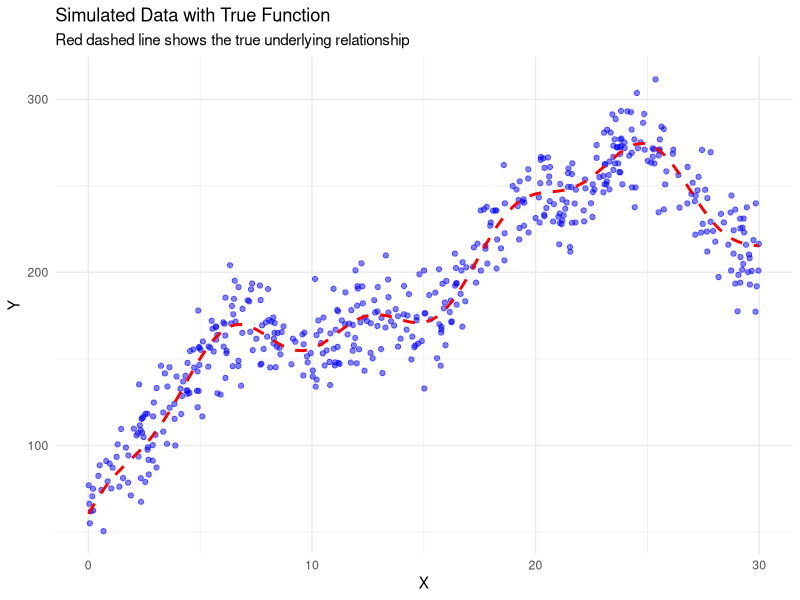
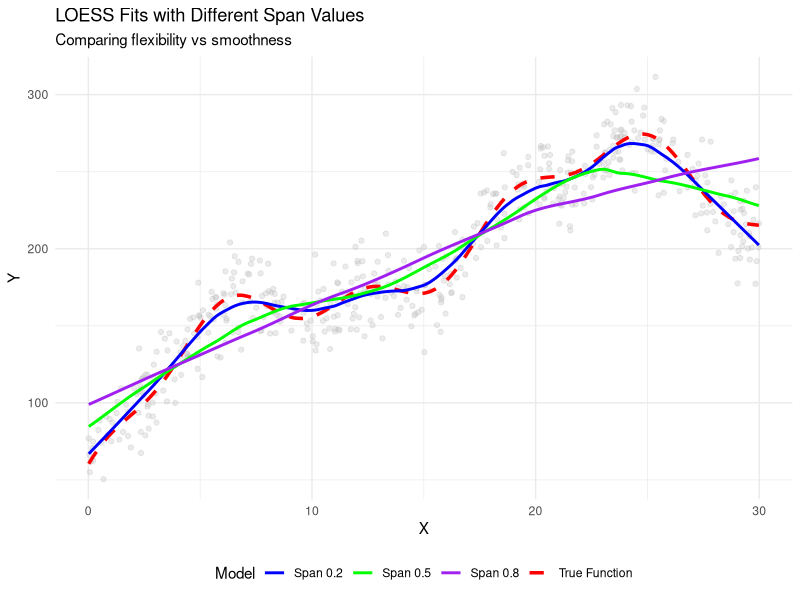
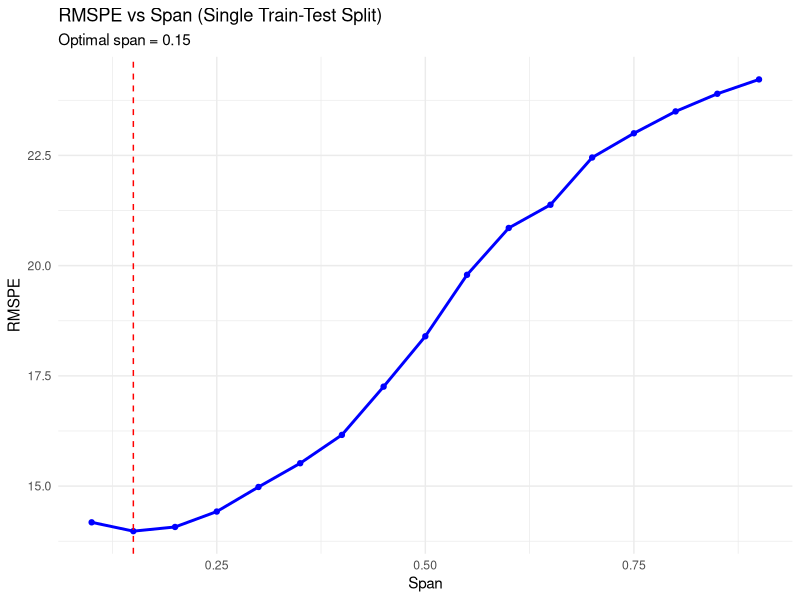

R code for these plots, in order:
## ---- chunk 1
# Load required libraries
library(tidyverse)
library(knitr)
library(kableExtra)
## ---- chunk 2
# Generate simulated data
set.seed(5560)
n <- 500
x <- sort(runif(n, min = 0, max = 30))
f_true <- 50 + 15*x - 0.3*x^2 + 30*sin(x/3) + 10*cos(x)
y <- f_true + rnorm(n, mean = 0, sd = 15)
data <- data.frame(y = y, x = x, f_true = f_true)
## ---- chunk 3
# YOUR CODE HERE: Create scatter plot with true function
ggplot(data, aes(x = x, y = y)) +
  geom_point(alpha = 0.5, color = "blue") +
  geom_line(aes(y = f_true), color = "red", linetype = "dashed", linewidth = 1) +
  labs(title = "Simulated Data with True Function",
       subtitle = "Red dashed line shows the true underlying relationship",
       x = "X", y = "Y") +
  theme_minimal()


## ---- chunk 4
# YOUR CODE HERE: Fit LOESS with span = 0.2, 0.5, 0.8 and plot
# Fit LOESS with different spans
fit_02 <- loess(y ~ x, data = data, span = 0.2, degree = 1)
fit_05 <- loess(y ~ x, data = data, span = 0.5, degree = 1)
fit_08 <- loess(y ~ x, data = data, span = 0.8, degree = 1)

# Add predictions to data
data_plot <- data %>%
  mutate(pred_02 = predict(fit_02),
         pred_05 = predict(fit_05),
         pred_08 = predict(fit_08))

# Plot all fits
ggplot(data_plot, aes(x = x)) +
  geom_point(aes(y = y), alpha = 0.3, color = "gray") +
  geom_line(aes(y = f_true, color = "True Function"), linetype = "dashed", linewidth = 1.2) +
  geom_line(aes(y = pred_02, color = "Span 0.2"), linewidth = 1) +
  geom_line(aes(y = pred_05, color = "Span 0.5"), linewidth = 1) +
  geom_line(aes(y = pred_08, color = "Span 0.8"), linewidth = 1) +
  scale_color_manual(values = c("True Function" = "red", 
                                 "Span 0.2" = "blue", 
                                 "Span 0.5" = "green", 
                                 "Span 0.8" = "purple")) +
  labs(title = "LOESS Fits with Different Span Values",
       subtitle = "Comparing flexibility vs smoothness",
       x = "X", y = "Y", color = "Model") +
  theme_minimal() +
  theme(legend.position = "bottom")

## ---- chunk 5
# Create hyperparameter grid
grid_span <- seq(from = 0.1, to = 0.9, by = 0.05)

# YOUR CODE HERE: Implement single train-test split grid search
# 1. Set seed to 100
# 2. Split data 80/20
# 3. For each span, fit LOESS and calculate RMSPE
# 4. Find optimal span

# Set seed for reproducibility
set.seed(100)

# Split data 80/20
train_idx <- sample(1:nrow(data), size = 0.8 * nrow(data))
train_data <- data[train_idx, ]
test_data <- data[-train_idx, ]

# Create results storage
results <- data.frame(span = grid_span, rmspe = NA)

# Grid search - try each span value
for(i in 1:length(grid_span)) {
  # Fit model on training data
  fit <- loess(y ~ x, data = train_data, span = grid_span[i], degree = 1)
  
  # Predict on test data
  pred <- predict(fit, newdata = test_data)
  
  # Calculate RMSPE (Root Mean Squared Prediction Error)
  results$rmspe[i] <- sqrt(mean((test_data$y - pred)^2))
}

# Find optimal span
optimal_span <- results$span[which.min(results$rmspe)]
optimal_rmspe <- min(results$rmspe)

# Display results
cat("Optimal span:", optimal_span, "\n")
cat("Test RMSPE:", round(optimal_rmspe, 2), "\n")

# Plot RMSPE vs span
ggplot(results, aes(x = span, y = rmspe)) +
  geom_line(color = "blue", linewidth = 1) +
  geom_point(color = "blue") +
  geom_vline(xintercept = optimal_span, linetype = "dashed", color = "red") +
  labs(title = "RMSPE vs Span (Single Train-Test Split)",
       subtitle = paste("Optimal span =", optimal_span),
       x = "Span", y = "RMSPE") +
  theme_minimal()
## ---- chunk 6
# YOUR CODE HERE: Run grid search with seeds 200, 300, 400
# Store the optimal span and RMSPE for each
# Test with different seeds

# Test with different seeds
seeds <- c(200, 300, 400)
seed_results <- data.frame(seed = seeds, optimal_span = NA, rmspe = NA)

for(s in 1:length(seeds)) {
  set.seed(seeds[s])
  
  # Split data
  train_idx <- sample(1:nrow(data), size = 0.8 * nrow(data))
  train_data <- data[train_idx, ]
  test_data <- data[-train_idx, ]
  
  # Grid search
  results_temp <- data.frame(span = grid_span, rmspe = NA)
  
  for(i in 1:length(grid_span)) {
    # Fit model
    fit <- loess(y ~ x, data = train_data, span = grid_span[i], degree = 1)
    
    # Predict (with error handling)
    pred <- predict(fit, newdata = test_data)
    
    # Only calculate RMSPE if no NA values
    if(!any(is.na(pred))) {
      results_temp$rmspe[i] <- sqrt(mean((test_data$y - pred)^2))
    }
  }
  
  # Find best span (excluding NAs)
  valid_results <- results_temp[!is.na(results_temp$rmspe), ]
  
  if(nrow(valid_results) > 0) {
    best_idx <- which.min(valid_results$rmspe)
    seed_results$optimal_span[s] <- valid_results$span[best_idx]
    seed_results$rmspe[s] <- valid_results$rmspe[best_idx]
  }
}

# Display results
print(seed_results)
cat("\nSpan range:", min(seed_results$optimal_span, na.rm=TRUE), "to", 
    max(seed_results$optimal_span, na.rm=TRUE), "\n")
cat("RMSPE range:", round(min(seed_results$rmspe, na.rm=TRUE), 2), "to", 
    round(max(seed_results$rmspe, na.rm=TRUE), 2), "\n")


## ---- chunk 7
# YOUR CODE HERE: Implement nested 10-fold CV
# Nested Cross-Validation
set.seed(5560)
n_outer <- 10
k_folds <- 10

# Storage for results
outer_results <- data.frame(
  iteration = 1:n_outer, 
  selected_span = NA, 
  test_rmspe = NA
)

# Outer loop: 10 iterations with different train/test splits
for(outer_iter in 1:n_outer) {
  
  # Create outer split (80/20)
  test_idx <- sample(1:nrow(data), size = 0.2 * nrow(data))
  modata <- data[-test_idx, ]  # Model data (80%)
  test_data <- data[test_idx, ]  # Test data (20%)
  
  # For each span, calculate average RMSPE across k folds
  grid_rmspe <- rep(NA, length(grid_span))
  
  # OUTER LOOP: Try each span value
  for(g in 1:length(grid_span)) {
    
    # INNER LOOP: K-fold CV for this span
    fold_rmspe <- rep(NA, k_folds)
    fold_idx <- sample(rep(1:k_folds, length.out = nrow(modata)))
    
    for(fold in 1:k_folds) {
      # Split modata into train and validation
      val_data <- modata[fold_idx == fold, ]
      train_data <- modata[fold_idx != fold, ]
      
      # Fit model
      fit <- loess(y ~ x, data = train_data, span = grid_span[g], degree = 1)
      
      # Predict on validation fold
      pred <- predict(fit, newdata = val_data)
      
      # Calculate RMSPE for this fold
      if(!any(is.na(pred))) {
        fold_rmspe[fold] <- sqrt(mean((val_data$y - pred)^2))
      }
    }
    
    # Average RMSPE across all folds for THIS span
    grid_rmspe[g] <- mean(fold_rmspe, na.rm = TRUE)
  }
  
  # Select span with lowest average RMSPE
  best_span <- grid_span[which.min(grid_rmspe)]
  
  # Refit on all modata and test on held-out test set
  final_fit <- loess(y ~ x, data = modata, span = best_span, degree = 1)
  final_pred <- predict(final_fit, newdata = test_data)
  
  # Store results
  outer_results$selected_span[outer_iter] <- best_span
  if(!any(is.na(final_pred))) {
    outer_results$test_rmspe[outer_iter] <- sqrt(mean((test_data$y - final_pred)^2))
  }
  
  cat("Iteration", outer_iter, "complete - Selected span:", best_span, "\n")
}

# Summary statistics
cat("\n=== RESULTS ===\n")
print(outer_results)
cat("\nMean Test RMSPE:", round(mean(outer_results$test_rmspe, na.rm = TRUE), 2), "\n")
cat("SD Test RMSPE:", round(sd(outer_results$test_rmspe, na.rm = TRUE), 2), "\n")
cat("Most common span:", names(sort(table(outer_results$selected_span), decreasing = TRUE))[1], "\n")

## ---- chunk 8
# Create grid with both span and degree
grid_both <- expand.grid(
  span = seq(from = 0.1, to = 0.9, by = 0.1),
  degree = c(1, 2)
)

# YOUR CODE HERE: Implement nested CV tuning both span and degree
# Nested CV tuning both span and degree
set.seed(5560)

outer_results_both <- data.frame(
  iteration = 1:n_outer,
  selected_span = NA,
  selected_degree = NA,
  test_rmspe = NA
)

for(outer_iter in 1:n_outer) {
  
  # Outer split
  test_idx <- sample(1:nrow(data), size = 0.2 * nrow(data))
  modata <- data[-test_idx, ]
  test_data <- data[test_idx, ]
  
  # For each hyperparameter combo, calculate average RMSPE
  grid_rmspe <- rep(NA, nrow(grid_both))
  
  for(g in 1:nrow(grid_both)) {
    
    # K-fold CV for this combo
    fold_rmspe <- rep(NA, k_folds)
    fold_idx <- sample(rep(1:k_folds, length.out = nrow(modata)))
    
    for(fold in 1:k_folds) {
      val_data <- modata[fold_idx == fold, ]
      train_data <- modata[fold_idx != fold, ]
      
      fit <- loess(y ~ x, data = train_data, 
                   span = grid_both$span[g], 
                   degree = grid_both$degree[g])
      pred <- predict(fit, newdata = val_data)
      
      if(!any(is.na(pred))) {
        fold_rmspe[fold] <- sqrt(mean((val_data$y - pred)^2))
      }
    }
    
    grid_rmspe[g] <- mean(fold_rmspe, na.rm = TRUE)
  }
  
  # Select best combo
  best_idx <- which.min(grid_rmspe)
  best_span <- grid_both$span[best_idx]
  best_degree <- grid_both$degree[best_idx]
  
  # Test on held-out set
  final_fit <- loess(y ~ x, data = modata, span = best_span, degree = best_degree)
  final_pred <- predict(final_fit, newdata = test_data)
  
  outer_results_both$selected_span[outer_iter] <- best_span
  outer_results_both$selected_degree[outer_iter] <- best_degree
  if(!any(is.na(final_pred))) {
    outer_results_both$test_rmspe[outer_iter] <- sqrt(mean((test_data$y - final_pred)^2))
  }
  
  cat("Iteration", outer_iter, "- Span:", best_span, "Degree:", best_degree, "\n")
}

cat("\n=== RESULTS (SPAN + DEGREE) ===\n")
print(outer_results_both)
cat("\nMean Test RMSPE:", round(mean(outer_results_both$test_rmspe, na.rm = TRUE), 2), "\n")
cat("SD Test RMSPE:", round(sd(outer_results_both$test_rmspe, na.rm = TRUE), 2), "\n")

## ---- chunk 9
# YOUR CODE HERE: Implement bootstrap CV
# Bootstrap Cross-Validation
set.seed(5560)
n_outer_boot <- 8  # 8 outer iterations
B <- 25  # 25 bootstrap iterations per hyperparameter

# Storage for results
outer_results_boot <- data.frame(
  iteration = 1:n_outer_boot,
  selected_span = NA,
  selected_degree = NA,
  test_rmspe = NA
)

# Outer loop: 8 iterations
for(outer_iter in 1:n_outer_boot) {
  
  # Outer split (80/20)
  test_idx <- sample(1:nrow(data), size = 0.2 * nrow(data))
  modata <- data[-test_idx, ]
  test_data <- data[test_idx, ]
  
  # For each hyperparameter combo, calculate average bootstrap RMSPE
  grid_rmspe_boot <- rep(NA, nrow(grid_both))
  
  # OUTER: Try each hyperparameter combination
  for(g in 1:nrow(grid_both)) {
    
    boot_rmspe <- rep(NA, B)
    
    # INNER: Bootstrap iterations for this hyperparameter
    for(b in 1:B) {
      
      # Bootstrap sample (sample WITH replacement)
      boot_idx <- sample(1:nrow(modata), size = nrow(modata), replace = TRUE)
      train_boot <- modata[boot_idx, ]
      
      # Out-of-bag (OOB) observations = validation set
      oob_idx <- setdiff(1:nrow(modata), unique(boot_idx))
      
      if(length(oob_idx) > 0) {
        val_boot <- modata[oob_idx, ]
        
        # Fit model on bootstrap sample
        fit_boot <- loess(y ~ x, data = train_boot,
                          span = grid_both$span[g],
                          degree = grid_both$degree[g])
        
        # Predict on OOB
        pred_boot <- predict(fit_boot, newdata = val_boot)
        
        # Calculate RMSPE
        if(!any(is.na(pred_boot))) {
          boot_rmspe[b] <- sqrt(mean((val_boot$y - pred_boot)^2))
        }
      }
    }
    
    # Average RMSPE across all B bootstrap iterations
    grid_rmspe_boot[g] <- mean(boot_rmspe, na.rm = TRUE)
  }
  
  # Select best hyperparameter combination
  best_idx <- which.min(grid_rmspe_boot)
  best_span <- grid_both$span[best_idx]
  best_degree <- grid_both$degree[best_idx]
  
  # Test on held-out test set
  final_fit <- loess(y ~ x, data = modata, span = best_span, degree = best_degree)
  final_pred <- predict(final_fit, newdata = test_data)
  
  # Store results
  outer_results_boot$selected_span[outer_iter] <- best_span
  outer_results_boot$selected_degree[outer_iter] <- best_degree
  if(!any(is.na(final_pred))) {
    outer_results_boot$test_rmspe[outer_iter] <- sqrt(mean((test_data$y - final_pred)^2))
  }
  
  cat("Iteration", outer_iter, "- Span:", best_span, "Degree:", best_degree, "\n")
}

cat("\n=== BOOTSTRAP CV RESULTS ===\n")
print(outer_results_boot)
cat("\nMean Test RMSPE:", round(mean(outer_results_boot$test_rmspe, na.rm = TRUE), 2), "\n")
cat("SD Test RMSPE:", round(sd(outer_results_boot$test_rmspe, na.rm = TRUE), 2), "\n")

## ---- chunk 10
# YOUR CODE HERE: Evaluate benchmark models using same 10 outer iterations
# For each model, calculate mean and SD of test RMSPE

# Benchmark Comparison using Nested CV
set.seed(5560)
n_outer <- 10

# Storage for all models
benchmark_results <- data.frame(
  iteration = 1:n_outer,
  linear = NA,
  poly4 = NA,
  loess_default = NA,
  loess_tuned = NA
)

# Run 10 outer iterations
for(outer_iter in 1:n_outer) {
  
  # Same outer split as before
  test_idx <- sample(1:nrow(data), size = 0.2 * nrow(data))
  modata <- data[-test_idx, ]
  test_data <- data[test_idx, ]
  
  # ===== Model 1: Linear Regression =====
  fit_linear <- lm(y ~ x, data = modata)
  pred_linear <- predict(fit_linear, newdata = test_data)
  if(!any(is.na(pred_linear))) {
    benchmark_results$linear[outer_iter] <- sqrt(mean((test_data$y - pred_linear)^2))
  }
  
  # ===== Model 2: Polynomial Regression (degree 4) =====
  fit_poly <- lm(y ~ poly(x, 4), data = modata)
  pred_poly <- predict(fit_poly, newdata = test_data)
  if(!any(is.na(pred_poly))) {
    benchmark_results$poly4[outer_iter] <- sqrt(mean((test_data$y - pred_poly)^2))
  }
  
  # ===== Model 3: LOESS with default span (0.75, degree 1) =====
  fit_default <- loess(y ~ x, data = modata, span = 0.75, degree = 1)
  pred_default <- predict(fit_default, newdata = test_data)
  if(!any(is.na(pred_default))) {
    benchmark_results$loess_default[outer_iter] <- sqrt(mean((test_data$y - pred_default)^2))
  }
  
  # ===== Model 4: LOESS Tuned (use best from Part C: span=0.2, degree=2) =====
  fit_tuned <- loess(y ~ x, data = modata, span = 0.2, degree = 2)
  pred_tuned <- predict(fit_tuned, newdata = test_data)
  if(!any(is.na(pred_tuned))) {
    benchmark_results$loess_tuned[outer_iter] <- sqrt(mean((test_data$y - pred_tuned)^2))
  }
  
  cat("Iteration", outer_iter, "complete\n")
}

# Calculate summary statistics
summary_table <- data.frame(
  Model = c("Linear Regression", "Polynomial (degree 4)", 
            "LOESS Default (span=0.75)", "LOESS Tuned (span=0.2, deg=2)"),
  Mean_RMSPE = c(
    mean(benchmark_results$linear, na.rm = TRUE),
    mean(benchmark_results$poly4, na.rm = TRUE),
    mean(benchmark_results$loess_default, na.rm = TRUE),
    mean(benchmark_results$loess_tuned, na.rm = TRUE)
  ),
  SD_RMSPE = c(
    sd(benchmark_results$linear, na.rm = TRUE),
    sd(benchmark_results$poly4, na.rm = TRUE),
    sd(benchmark_results$loess_default, na.rm = TRUE),
    sd(benchmark_results$loess_tuned, na.rm = TRUE)
  )
)

cat("\n=== BENCHMARK COMPARISON ===\n")
# Calculate summary statistics
summary_table <- data.frame(
  Model = c("Linear Regression", "Polynomial (degree 4)", 
            "LOESS Default (span=0.75)", "LOESS Tuned (span=0.2, deg=2)"),
  Mean_RMSPE = round(c(
    mean(benchmark_results$linear, na.rm = TRUE),
    mean(benchmark_results$poly4, na.rm = TRUE),
    mean(benchmark_results$loess_default, na.rm = TRUE),
    mean(benchmark_results$loess_tuned, na.rm = TRUE)
  ), 2),
  SD_RMSPE = round(c(
    sd(benchmark_results$linear, na.rm = TRUE),
    sd(benchmark_results$poly4, na.rm = TRUE),
    sd(benchmark_results$loess_default, na.rm = TRUE),
    sd(benchmark_results$loess_tuned, na.rm = TRUE)
  ), 2)
)

cat("\n=== BENCHMARK COMPARISON ===\n")
print(summary_table)

# Improvement calculation
default_error <- mean(benchmark_results$loess_default, na.rm = TRUE)
tuned_error <- mean(benchmark_results$loess_tuned, na.rm = TRUE)
improvement <- default_error - tuned_error
improvement_pct <- (improvement / default_error) * 100

cat("\nImprovement from tuning:", round(improvement, 2), 
    "units (", round(improvement_pct, 1), "% reduction)\n")
